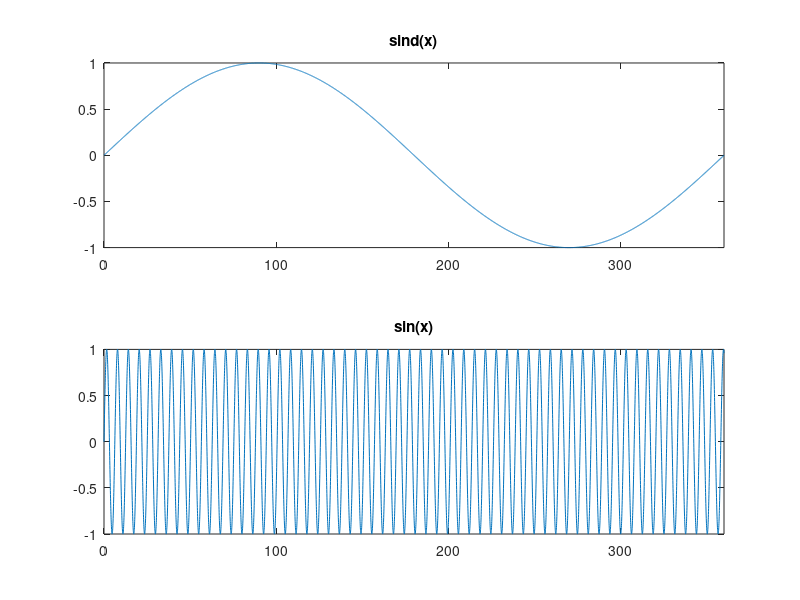

Source code (MATLAB):
x = 0:0.05:360;
subplot(2,1,1);
y1 = sind(x);
plot(x, y1);
title('sind(x)');
axis([0 360 -1 1])

subplot(2,1,2);
y2 = sin(x);
plot(x, y2);
title('sin(x)');
axis([0 360 -1 1])
disp('sind(x) has x in degree, and sin(x) has x in rad');